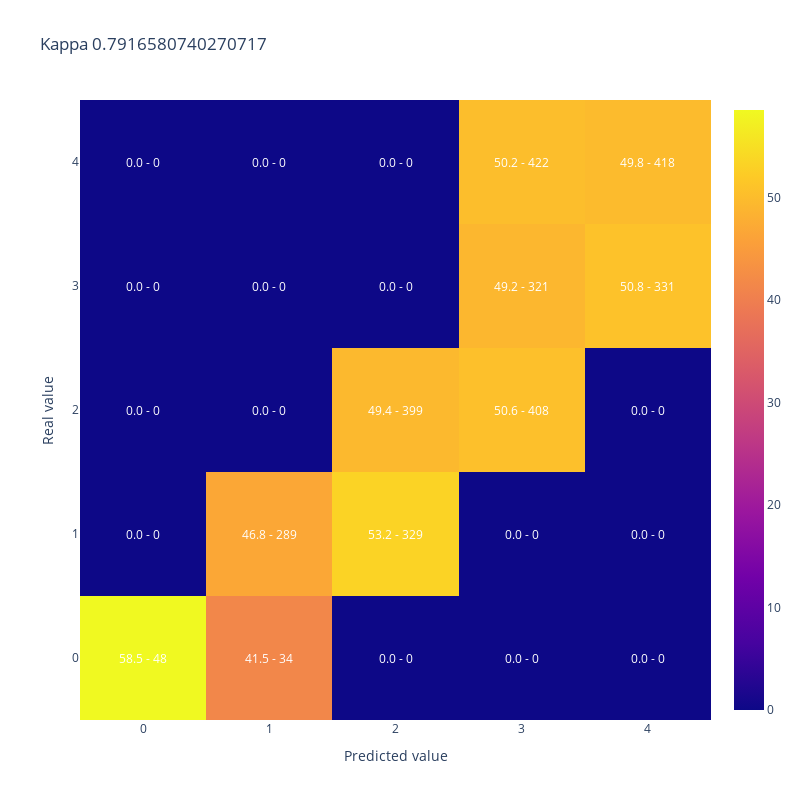

Notebook cell for this chart:
### Code cell
#A modo de ejemplo muestro kappa y matriz de confusion para 50% de aciertos donde los errores quedan cerca de la clase correcta
y_simulado_cerca = [y_test.iloc[sample] if random_list[sample]<50/100 else y_cerca[sample] for sample in range(len(y_test))]

display(plot_confusion_matrix(y_test,y_simulado_cerca, 
                              title = "Kappa " + str(cohen_kappa_score(y_test,y_simulado_cerca, weights = 'quadratic'))))

### Figure 1 — Plotly figure (JSON) as saved in the notebook; plotly's stock layout.template omitted (floating-point values rounded to 4 significant figures)
{"data": [{"type": "heatmap", "x": [0, 1, 2, 3, 4], "y": [0, 1, 2, 3, 4], "z": [[58.54, 41.46, 0, 0, 0], [0, 46.76, 53.24, 0, 0], [0, 0, 49.44, 50.56, 0], [0, 0, 0, 49.23, 50.77], [0, 0, 0, 50.24, 49.76]]}], "layout": {"annotations": [{"font": {"color": "white"}, "showarrow": false, "text": "58.5 - 48", "x": 0, "xref": "x", "y": 0, "yref": "y"}, {"font": {"color": "white"}, "showarrow": false, "text": "41.5 - 34", "x": 1, "xref": "x", "y": 0, "yref": "y"}, {"font": {"color": "white"}, "showarrow": false, "text": "0.0 - 0", "x": 2, "xref": "x", "y": 0, "yref": "y"}, {"font": {"color": "white"}, "showarrow": false, "text": "0.0 - 0", "x": 3, "xref": "x", "y": 0, "yref": "y"}, {"font": {"color": "white"}, "showarrow": false, "text": "0.0 - 0", "x": 4, "xref": "x", "y": 0, "yref": "y"}, {"font": {"color": "white"}, "showarrow": false, "text": "0.0 - 0", "x": 0, "xref": "x", "y": 1, "yref": "y"}, {"font": {"color": "white"}, "showarrow": false, "text": "46.8 - 289", "x": 1, "xref": "x", "y": 1, "yref": "y"}, {"font": {"color": "white"}, "showarrow": false, "text": "53.2 - 329", "x": 2, "xref": "x", "y": 1, "yref": "y"}, {"font": {"color": "white"}, "showarrow": false, "text": "0.0 - 0", "x": 3, "xref": "x", "y": 1, "yref": "y"}, {"font": {"color": "white"}, "showarrow": false, "text": "0.0 - 0", "x": 4, "xref": "x", "y": 1, "yref": "y"}, {"font": {"color": "white"}, "showarrow": false, "text": "0.0 - 0", "x": 0, "xref": "x", "y": 2, "yref": "y"}, {"font": {"color": "white"}, "showarrow": false, "text": "0.0 - 0", "x": 1, "xref": "x", "y": 2, "yref": "y"}, {"font": {"color": "white"}, "showarrow": false, "text": "49.4 - 399", "x": 2, "xref": "x", "y": 2, "yref": "y"}, {"font": {"color": "white"}, "showarrow": false, "text": "50.6 - 408", "x": 3, "xref": "x", "y": 2, "yref": "y"}, {"font": {"color": "white"}, "showarrow": false, "text": "0.0 - 0", "x": 4, "xref": "x", "y": 2, "yref": "y"}, {"font": {"color": "white"}, "showarrow": false, "text": "0.0 - 0", "x": 0, "xref": "x", "y": 3, "yref": "y"}, {"font": {"color": "white"}, "showarrow": false, "text": "0.0 - 0", "x": 1, "xref": "x", "y": 3, "yref": "y"}, {"font": {"color": "white"}, "showarrow": false, "text": "0.0 - 0", "x": 2, "xref": "x", "y": 3, "yref": "y"}, {"font": {"color": "white"}, "showarrow": false, "text": "49.2 - 321", "x": 3, "xref": "x", "y": 3, "yref": "y"}, {"font": {"color": "white"}, "showarrow": false, "text": "50.8 - 331", "x": 4, "xref": "x", "y": 3, "yref": "y"}, {"font": {"color": "white"}, "showarrow": false, "text": "0.0 - 0", "x": 0, "xref": "x", "y": 4, "yref": "y"}, {"font": {"color": "white"}, "showarrow": false, "text": "0.0 - 0", "x": 1, "xref": "x", "y": 4, "yref": "y"}, {"font": {"color": "white"}, "showarrow": false, "text": "0.0 - 0", "x": 2, "xref": "x", "y": 4, "yref": "y"}, {"font": {"color": "white"}, "showarrow": false, "text": "50.2 - 422", "x": 3, "xref": "x", "y": 4, "yref": "y"}, {"font": {"color": "white"}, "showarrow": false, "text": "49.8 - 418", "x": 4, "xref": "x", "y": 4, "yref": "y"}], "height": 800, "title": {"text": "Kappa 0.7916580740270717"}, "width": 800, "xaxis": {"title": {"text": "Predicted value"}}, "yaxis": {"title": {"text": "Real value"}}}}
